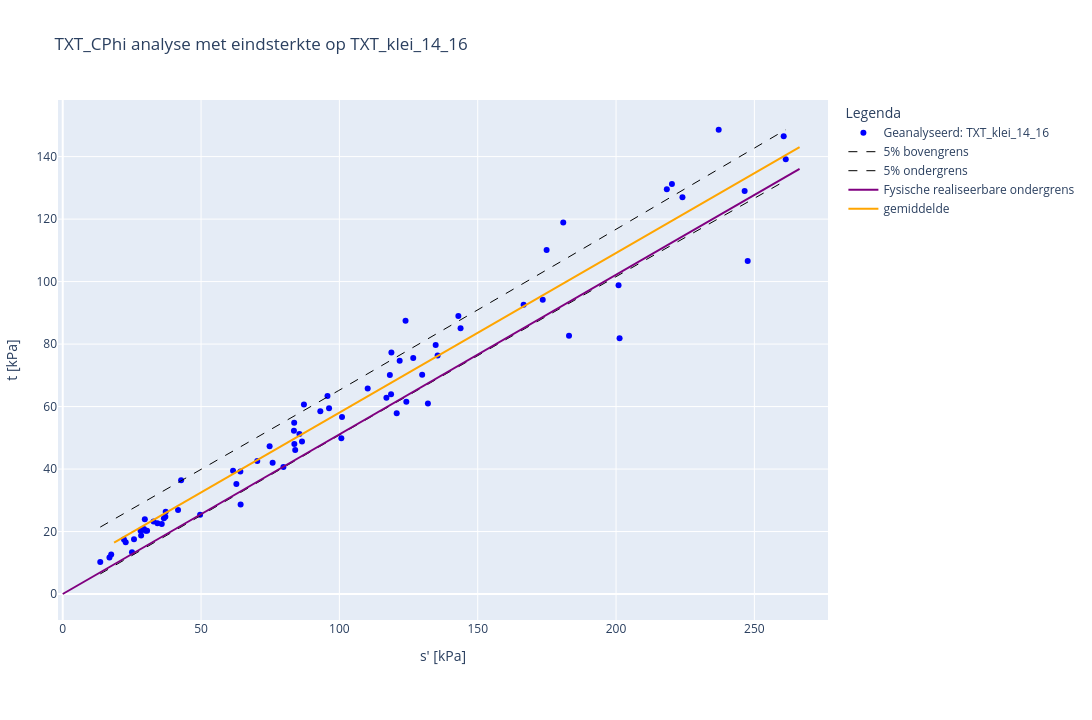
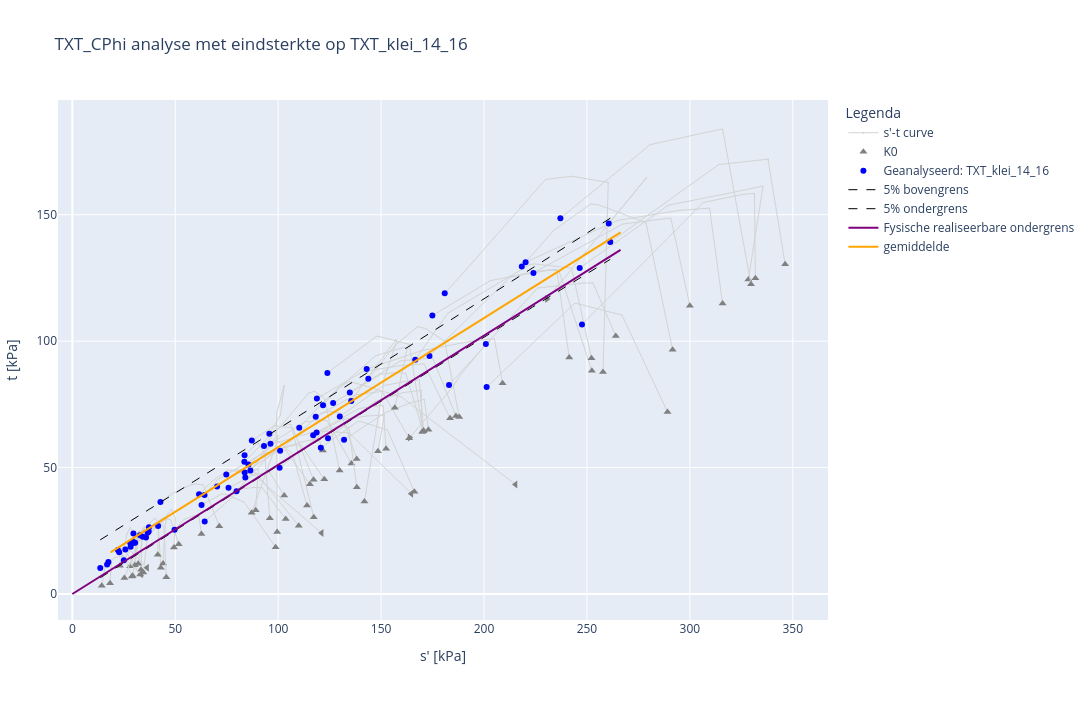

Here is the notebook cell these charts were saved with, in order:
### Code cell
#voer C-phi analyse uit met invoer en toon grafieken
if dropdown_type_proef.value.startswith('TXT'):
    rekpercentage = dropdown_rekpercentage_txt.value
else:
    rekpercentage = dropdown_rekpercentage_dss.value

analyse = CPhiAnalyse(dbase=dbase, investigation_groups=[dropdown_verzameling.value], effective_stress= rekpercentage, analysis_type=dropdown_type_proef.value)
analyse.apply_parameters(cohesie_gem = PV_A1_COH_GEM_handmatig[0], phi_kar = PV_A2_PHI_KAR_handmatig[0], cohesie_kar = PV_A1_COH_KAR_handmatig[0])
analyse.apply_settings(material_factor_cohesion = PV_PARTCOH[0], material_factor_tan_phi = PV_PARTPHI[0], alpha = PV_TYPEVERZAMELING[0])

#Toon resultaten figuur en tabel met cohesie en hoek van inwendige wrijving
output_df = analyse.get_short_results()
print(output_df)
extra_verzamelingen_tonen = list(multi_select_verzameling.value)
analyse.show_figure(plot_extra_dataset= extra_verzamelingen_tonen )
analyse.show_figure(plot_spanningspaden=True)
